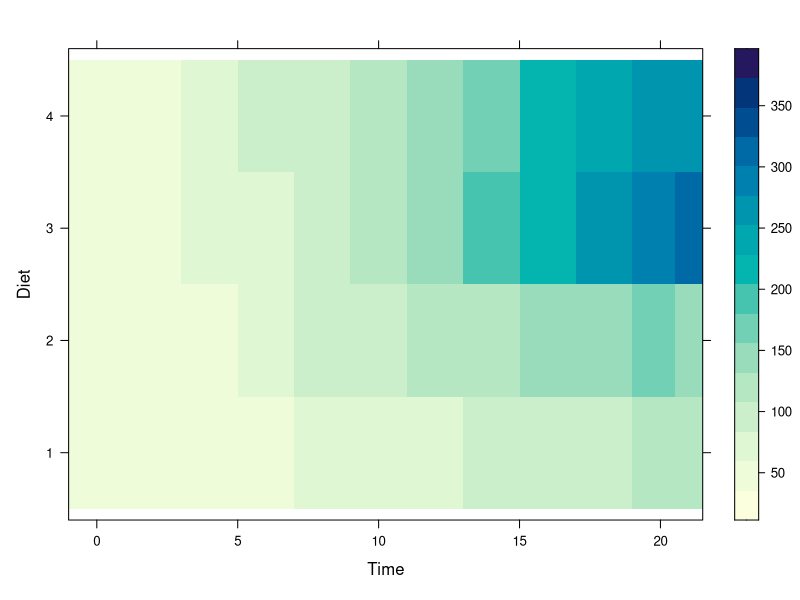
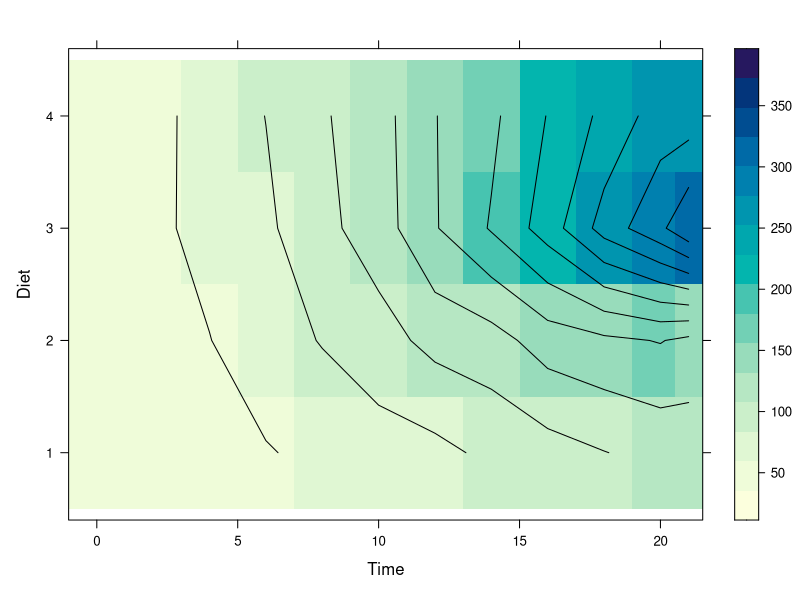
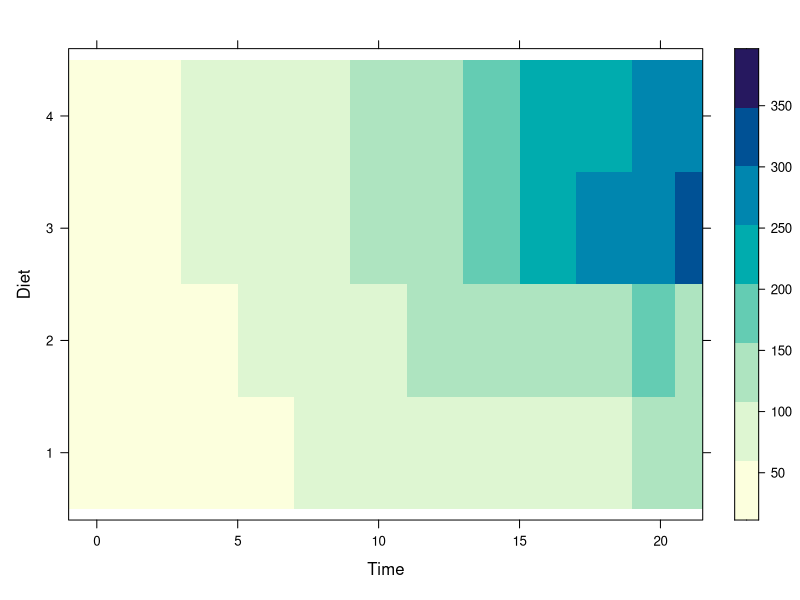
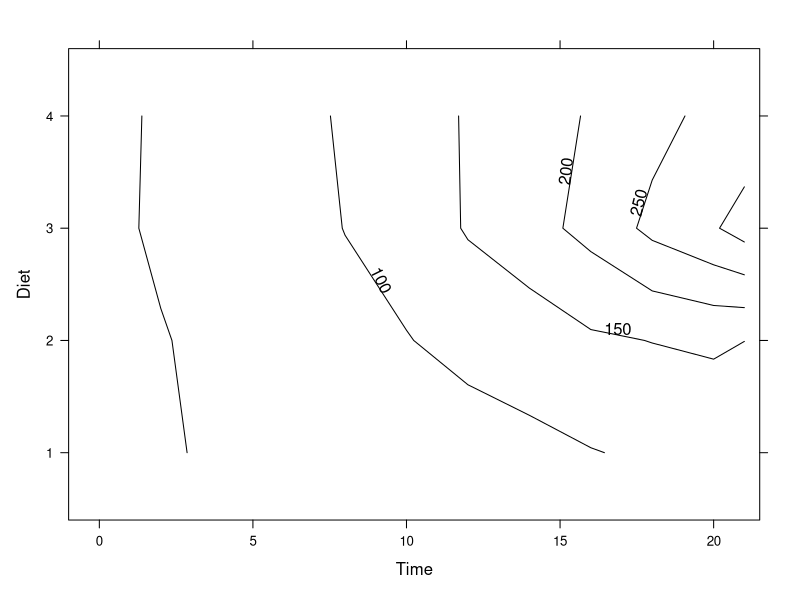
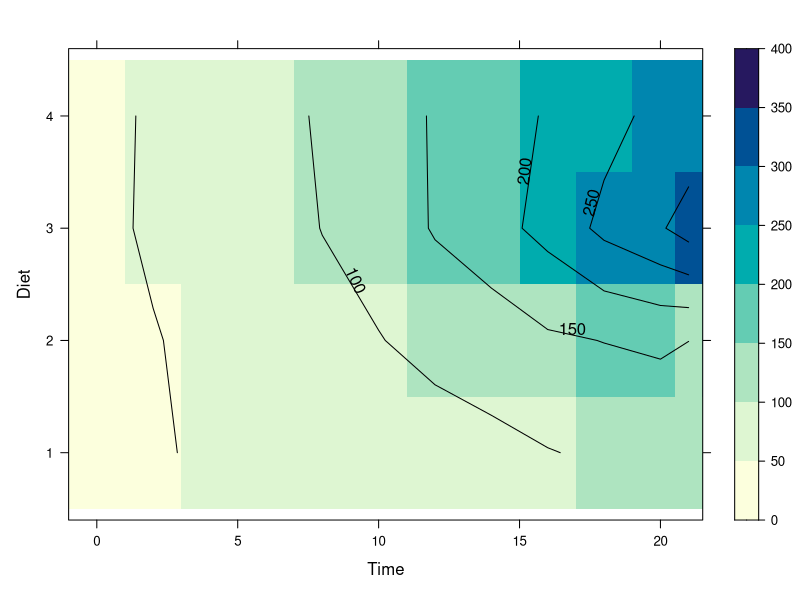
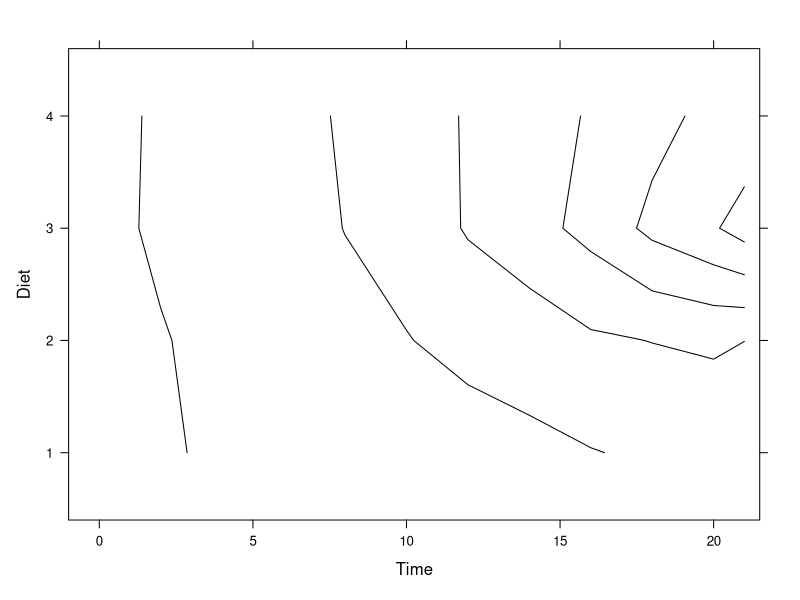
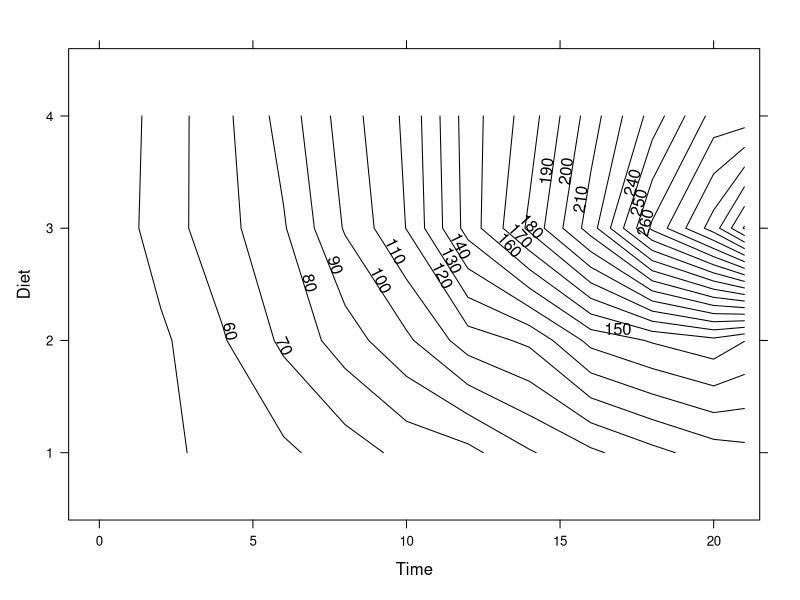

Write R code to recreate these figures, in order.
# lattice levelplot & contourplot
# contourplot(numeric1 ˜ numeric2 * numeric3)
# levelplot(numeric1 ˜ numeric2 * numeric3)

library(lattice)

names(ChickWeight) # review names of columns

# using exact same setup as cloud and wireframe
levelplot( weight ~ Time + Diet, data = ChickWeight)
levelplot( weight ~ Time + Diet, data = ChickWeight, contour=TRUE) # adds lines
levelplot( weight ~ Time + Diet, data = ChickWeight, cuts=7) # default cuts = 15

contourplot( weight ~ Time + Diet, data = ChickWeight)
contourplot( weight ~ Time + Diet, data = ChickWeight, region=TRUE) # adds levels
contourplot( weight ~ Time + Diet, data = ChickWeight, labels = FALSE) # removes labels from lines
contourplot( weight ~ Time + Diet, data = ChickWeight, cuts=30) 


